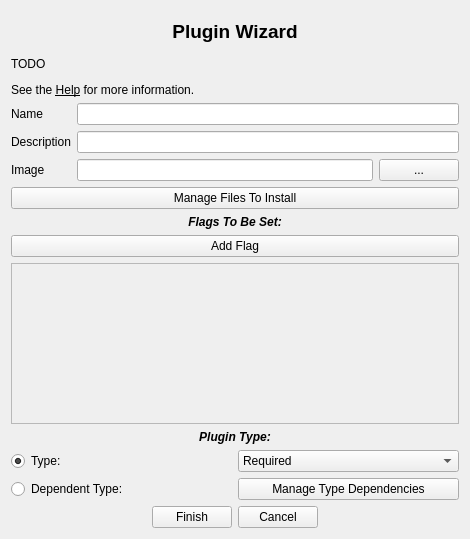
<?xml version="1.0" encoding="UTF-8"?>
<ui version="4.0">
 <class>Form</class>
 <widget class="QWidget" name="Form">
  <property name="geometry">
   <rect>
    <x>0</x>
    <y>0</y>
    <width>470</width>
    <height>539</height>
   </rect>
  </property>
  <property name="windowTitle">
   <string>Form</string>
  </property>
  <layout class="QVBoxLayout" name="verticalLayout_2">
   <item>
    <layout class="QVBoxLayout" name="verticalLayout" stretch="0,0,0,0,0,0,0,0,0,0">
     <item>
      <widget class="QLabel" name="label_4">
       <property name="sizePolicy">
        <sizepolicy hsizetype="Preferred" vsizetype="Preferred">
         <horstretch>0</horstretch>
         <verstretch>0</verstretch>
        </sizepolicy>
       </property>
       <property name="minimumSize">
        <size>
         <width>0</width>
         <height>40</height>
        </size>
       </property>
       <property name="font">
        <font>
         <pointsize>14</pointsize>
         <weight>75</weight>
         <bold>true</bold>
        </font>
       </property>
       <property name="text">
        <string>Plugin Wizard</string>
       </property>
       <property name="alignment">
        <set>Qt::AlignCenter</set>
       </property>
      </widget>
     </item>
     <item>
      <widget class="QLabel" name="label">
       <property name="text">
        <string>&lt;html&gt;&lt;head/&gt;&lt;body&gt;&lt;p&gt;TODO&lt;/p&gt;&lt;p&gt;See the &lt;span style=&quot; text-decoration: underline;&quot;&gt;Help&lt;/span&gt; for more information.&lt;/p&gt;&lt;/body&gt;&lt;/html&gt;</string>
       </property>
       <property name="alignment">
        <set>Qt::AlignJustify|Qt::AlignVCenter</set>
       </property>
       <property name="wordWrap">
        <bool>true</bool>
       </property>
      </widget>
     </item>
     <item>
      <layout class="QFormLayout" name="formLayout">
       <item row="0" column="0">
        <widget class="QLabel" name="nameLabel">
         <property name="text">
          <string>Name</string>
         </property>
        </widget>
       </item>
       <item row="0" column="1">
        <widget class="QLineEdit" name="nameLineEdit"/>
       </item>
       <item row="2" column="0">
        <widget class="QLabel" name="imageLabel">
         <property name="text">
          <string>Image</string>
         </property>
        </widget>
       </item>
       <item row="2" column="1">
        <widget class="QWidget" name="imageWidget" native="true">
         <layout class="QHBoxLayout" name="horizontalLayout_3">
          <property name="leftMargin">
           <number>0</number>
          </property>
          <property name="topMargin">
           <number>0</number>
          </property>
          <property name="rightMargin">
           <number>0</number>
          </property>
          <property name="bottomMargin">
           <number>0</number>
          </property>
          <item>
           <widget class="QLineEdit" name="lineEdit"/>
          </item>
          <item>
           <widget class="QPushButton" name="pushButton_2">
            <property name="minimumSize">
             <size>
              <width>30</width>
              <height>20</height>
             </size>
            </property>
            <property name="sizeIncrement">
             <size>
              <width>0</width>
              <height>0</height>
             </size>
            </property>
            <property name="baseSize">
             <size>
              <width>0</width>
              <height>0</height>
             </size>
            </property>
            <property name="text">
             <string>...</string>
            </property>
           </widget>
          </item>
         </layout>
        </widget>
       </item>
       <item row="1" column="0">
        <widget class="QLabel" name="descriptionLabel">
         <property name="text">
          <string>Description</string>
         </property>
        </widget>
       </item>
       <item row="1" column="1">
        <widget class="QLineEdit" name="descriptionLineEdit"/>
       </item>
      </layout>
     </item>
     <item>
      <widget class="QPushButton" name="pushButton_3">
       <property name="text">
        <string>Manage Files To Install</string>
       </property>
      </widget>
     </item>
     <item>
      <widget class="QLabel" name="label_2">
       <property name="font">
        <font>
         <weight>75</weight>
         <italic>true</italic>
         <bold>true</bold>
        </font>
       </property>
       <property name="text">
        <string>Flags To Be Set:</string>
       </property>
       <property name="alignment">
        <set>Qt::AlignCenter</set>
       </property>
      </widget>
     </item>
     <item>
      <widget class="QPushButton" name="pushButton">
       <property name="text">
        <string>Add Flag</string>
       </property>
      </widget>
     </item>
     <item>
      <widget class="QScrollArea" name="scrollArea">
       <property name="widgetResizable">
        <bool>true</bool>
       </property>
       <widget class="QWidget" name="scrollAreaWidgetContents">
        <property name="geometry">
         <rect>
          <x>0</x>
          <y>0</y>
          <width>448</width>
          <height>73</height>
         </rect>
        </property>
       </widget>
      </widget>
     </item>
     <item>
      <widget class="QLabel" name="label_3">
       <property name="font">
        <font>
         <weight>75</weight>
         <italic>true</italic>
         <bold>true</bold>
        </font>
       </property>
       <property name="text">
        <string>Plugin Type:</string>
       </property>
       <property name="alignment">
        <set>Qt::AlignCenter</set>
       </property>
      </widget>
     </item>
     <item>
      <layout class="QHBoxLayout" name="horizontalLayout_2">
       <item>
        <widget class="QRadioButton" name="radioButton">
         <property name="text">
          <string>Type:</string>
         </property>
         <property name="checked">
          <bool>true</bool>
         </property>
        </widget>
       </item>
       <item>
        <widget class="QComboBox" name="comboBox">
         <item>
          <property name="text">
           <string>Required</string>
          </property>
         </item>
         <item>
          <property name="text">
           <string>Recommended</string>
          </property>
         </item>
         <item>
          <property name="text">
           <string>Optional</string>
          </property>
         </item>
        </widget>
       </item>
      </layout>
     </item>
     <item>
      <layout class="QHBoxLayout" name="horizontalLayout_4">
       <item>
        <widget class="QRadioButton" name="radioButton_2">
         <property name="text">
          <string>Dependent Type:</string>
         </property>
        </widget>
       </item>
       <item>
        <widget class="QPushButton" name="pushButton_5">
         <property name="text">
          <string>Manage Type Dependencies</string>
         </property>
        </widget>
       </item>
      </layout>
     </item>
    </layout>
   </item>
   <item>
    <layout class="QHBoxLayout" name="horizontalLayout">
     <item>
      <spacer name="horizontalSpacer">
       <property name="orientation">
        <enum>Qt::Horizontal</enum>
       </property>
       <property name="sizeHint" stdset="0">
        <size>
         <width>40</width>
         <height>20</height>
        </size>
       </property>
      </spacer>
     </item>
     <item>
      <widget class="QPushButton" name="finish_button">
       <property name="sizePolicy">
        <sizepolicy hsizetype="Fixed" vsizetype="Fixed">
         <horstretch>0</horstretch>
         <verstretch>0</verstretch>
        </sizepolicy>
       </property>
       <property name="text">
        <string>Finish</string>
       </property>
      </widget>
     </item>
     <item>
      <widget class="QPushButton" name="cancel_button">
       <property name="sizePolicy">
        <sizepolicy hsizetype="Fixed" vsizetype="Fixed">
         <horstretch>0</horstretch>
         <verstretch>0</verstretch>
        </sizepolicy>
       </property>
       <property name="text">
        <string>Cancel</string>
       </property>
      </widget>
     </item>
     <item>
      <spacer name="horizontalSpacer_2">
       <property name="orientation">
        <enum>Qt::Horizontal</enum>
       </property>
       <property name="sizeHint" stdset="0">
        <size>
         <width>40</width>
         <height>20</height>
        </size>
       </property>
      </spacer>
     </item>
    </layout>
   </item>
  </layout>
 </widget>
 <resources/>
 <connections/>
</ui>
